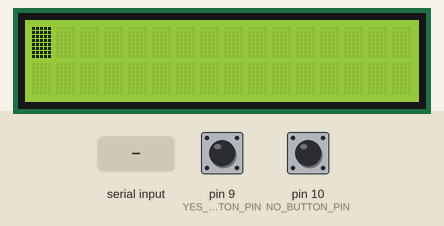
Recording of a sketch running on a simulated Arduino Uno, built with avr-gcc and run on an emulated ATmega328P. Parts: 16×2 character LCD. The test bench sets the inputs (shaded band); at power-on: pin 9 (YES_BUTTON_PIN) LOW, pin 10 (NO_BUTTON_PIN) LOW. What the sketch prints to the serial monitor is not drawn.

Above: at 1.2 s.
1.3 s: "TRUE" received over Serial
3.9 s: pin 9 (YES_BUTTON_PIN) pulled HIGH for 1 s
At 5.5 s:
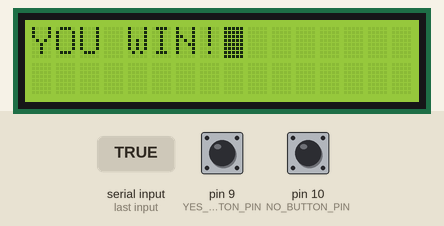
6.4 s: "1" received over Serial
At 10.6 s:
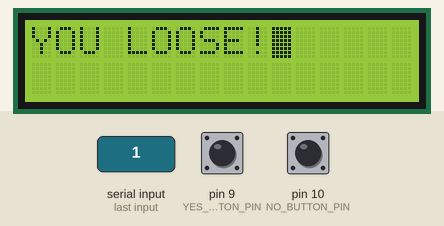
11.0 s: "0" received over Serial
At 11.6 s:
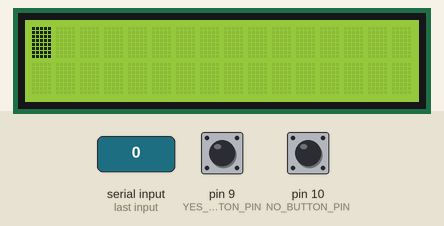
Timing chart, 0 to 14.0 s (numbered marks = the images above; inputs shaded):
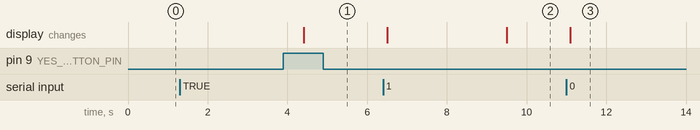

The sketch:

arduino-quiz.ino
```cpp
// (licence header left out)
#include <LiquidCrystal.h>

const unsigned int RS = 12;
const unsigned int EN = 11;
const unsigned int D4 = 5;
const unsigned int D5 = 4;
const unsigned int D6 = 3;
const unsigned int D7 = 2;

const unsigned int YES_BUTTON_PIN = 9;
const unsigned int NO_BUTTON_PIN = 10;

bool isTrue = false;
bool isFalse = false;

LiquidCrystal lcd(RS, EN, D4, D5, D6, D7);

void setup() {
  lcd.begin(16, 2);
  lcd.clear();
  lcd.blink();

  Serial.begin(9600);

  pinMode(YES_BUTTON_PIN, INPUT);
  pinMode(NO_BUTTON_PIN, INPUT);
}


void buttonsWait(){
  int buttonState = 0;
  while(1){
    int buttonYesState = digitalRead(YES_BUTTON_PIN);
    int buttonNoState = digitalRead(NO_BUTTON_PIN);
    if (buttonYesState == HIGH) {
      isTrue = true;
      return;
    } else if(buttonNoState == HIGH){
      isFalse = true;
      return;
    }
  }
}

void loop() {

  if (Serial.available()) {
    delay(100);
    lcd.clear();

    while (Serial.available() > 0) {
      String correct_answer = Serial.readString();
      Serial.println(correct_answer);

      String msg = Serial.readString();
      unsigned int msgLength = msg.length();
      Serial.println(msg);
      unsigned int pos = 0;

      lcd.setCursor(0,0);
      int currentCursor = 0;

      for (int thisChar = 0; thisChar < msgLength; thisChar++) {
        lcd.print(msg.charAt(thisChar));
        delay(200);

        if(currentCursor == 15){
          lcd.setCursor(0,1);
        }else if(currentCursor == 31){
          delay(1000);
          lcd.clear();
          lcd.setCursor(0,0);
          currentCursor = 0;
        }
        currentCursor++;
        pos++;
      }

      delay(1000);
      lcd.setCursor(0,1);
      lcd.print("YES=yellowNO=red");

      while(!isTrue && !isFalse){
        buttonsWait();
      }
      lcd.clear();
      lcd.setCursor(0,0);
      if(isTrue && correct_answer.equals("TRUE")){
        lcd.print("YOU WIN!");
      }else{
        lcd.print("YOU LOOSE!");
      }

    }// fine while

  }// fine attesa della porta seriale
}
```

Measured:
- after the input at 1.3 s, every drawn part: stays the same
- after the input at 3.9 s, the display: changes after 0.51 s (image 1)
- after the input at 6.4 s, the display: first changes after 0.10 s (image 2 shows a later state)
- after the input at 11.0 s, the display: changes after 0.10 s (image 3)
